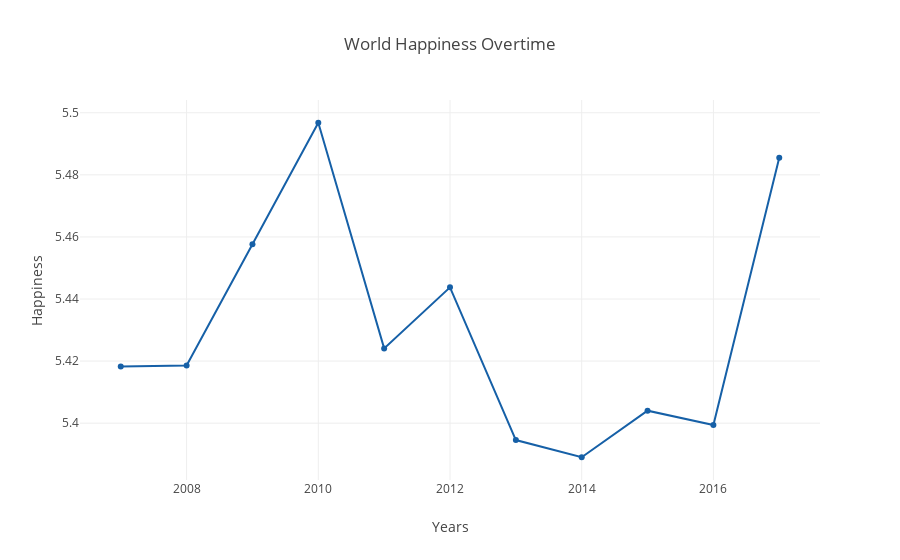

Notebook code for this chart:
### Code cell
world.changeinAverageOvertime()

### Figure 1 — Plotly figure (JSON) as saved in the notebook; plotly's stock layout.template omitted (floating-point values rounded to 4 significant figures)
{"data": [{"line": {"color": "rgb(22, 96, 167)"}, "mode": "markers+lines", "name": "Happiness", "type": "scatter", "uid": "af7072a2-eb5e-11e8-9de1-9a001190b410", "x": [2007, 2008, 2009, 2010, 2011, 2012, 2013, 2014, 2015, 2016, 2017], "y": [5.418, 5.419, 5.458, 5.497, 5.424, 5.444, 5.395, 5.389, 5.404, 5.399, 5.486]}], "layout": {"title": "World Happiness Overtime", "xaxis": {"title": "Years"}, "yaxis": {"title": "Happiness"}}}
